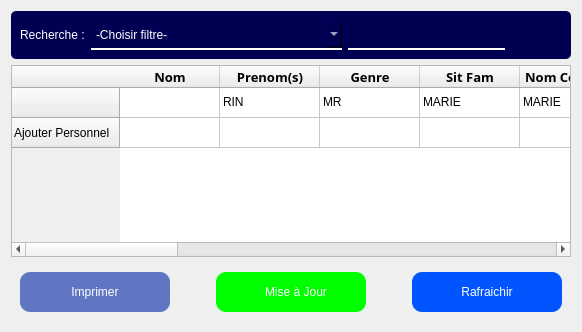
             <widget class="QWidget" name="p1_fichierPersonnel">
              <layout class="QVBoxLayout" name="verticalLayout_3">
               <item>
                <widget class="QWidget" name="widget_3" native="true">
                 <property name="styleSheet">
                  <string notr="true">background:rgb(0, 0, 83);
color:white;
font: 75 12pt &quot;Rockwell&quot;;
border-radius:5px</string>
                 </property>
                 <layout class="QHBoxLayout" name="horizontalLayout_14">
                  <item>
                   <widget class="QLabel" name="label_11">
                    <property name="text">
                     <string>Recherche :</string>
                    </property>
                   </widget>
                  </item>
                  <item>
                   <widget class="QComboBox" name="comboBox_6">
                    <property name="minimumSize">
                     <size>
                      <width>251</width>
                      <height>0</height>
                     </size>
                    </property>
                    <property name="styleSheet">
                     <string notr="true">border-bottom:2px solid white;
border-radius: 0px;
height:28px</string>
                    </property>
                    <item>
                     <property name="text">
                      <string>-Choisir filtre-</string>
                     </property>
                    </item>
                    <item>
                     <property name="text">
                      <string>Nom</string>
                     </property>
                    </item>
                    <item>
                     <property name="text">
                      <string>Département</string>
                     </property>
                    </item>
                    <item>
                     <property name="text">
                      <string>Fonction</string>
                     </property>
                    </item>
                    <item>
                     <property name="text">
                      <string>Année d'embauche</string>
                     </property>
                    </item>
                    <item>
                     <property name="text">
                      <string/>
                     </property>
                    </item>
                   </widget>
                  </item>
                  <item>
                   <widget class="QLineEdit" name="lineEdit">
                    <property name="styleSheet">
                     <string notr="true">border-bottom:2px solid white;
border-radius: 0px;
height:28px</string>
                    </property>
                   </widget>
                  </item>
                  <item>
                   <widget class="QPushButton" name="pushButton_3">
                    <property name="minimumSize">
                     <size>
                      <width>51</width>
                      <height>28</height>
                     </size>
                    </property>
                    <property name="maximumSize">
                     <size>
                      <width>51</width>
                      <height>28</height>
                     </size>
                    </property>
                    <property name="styleSheet">
                     <string notr="true">height:28px;

width:150px;
border-radius:10px</string>
                    </property>
                    <property name="text">
                     <string/>
                    </property>
                    <property name="icon">
                     <iconset>
                      <normaloff>Images/Gestion du personnel/321.ico</normaloff>Images/Gestion du personnel/321.ico</iconset>
                    </property>
                    <property name="iconSize">
                     <size>
                      <width>32</width>
                      <height>32</height>
                     </size>
                    </property>
                   </widget>
                  </item>
                 </layout>
                </widget>
               </item>
               <item>
                <widget class="QTableWidget" name="tableWidget">
                 <row>
                  <property name="text">
                   <string/>
                  </property>
                 </row>
                 <row>
                  <property name="text">
                   <string>Ajouter Personnel</string>
                  </property>
                 </row>
                 <column>
                  <property name="text">
                   <string>Nom</string>
                  </property>
                  <property name="font">
                   <font>
                    <family>Rockwell</family>
                    <pointsize>10</pointsize>
                    <weight>75</weight>
                    <bold>true</bold>
                   </font>
                  </property>
                 </column>
                 <column>
                  <property name="text">
                   <string>Prenom(s)</string>
                  </property>
                  <property name="font">
                   <font>
                    <family>Rockwell</family>
                    <pointsize>10</pointsize>
                    <weight>75</weight>
                    <bold>true</bold>
                   </font>
                  </property>
                 </column>
                 <column>
                  <property name="text">
                   <string>Genre</string>
                  </property>
                  <property name="font">
                   <font>
                    <family>Rockwell</family>
                    <pointsize>10</pointsize>
                    <weight>75</weight>
                    <bold>true</bold>
                   </font>
                  </property>
                 </column>
                 <column>
                  <property name="text">
                   <string>Sit Fam</string>
                  </property>
                  <property name="font">
                   <font>
                    <family>Rockwell</family>
                    <pointsize>10</pointsize>
                    <weight>75</weight>
                    <bold>true</bold>
                   </font>
                  </property>
                 </column>
                 <column>
                  <property name="text">
                   <string>Nom Conjoint</string>
                  </property>
                  <property name="font">
                   <font>
                    <family>Rockwell</family>
                    <pointsize>10</pointsize>
                    <weight>75</weight>
                    <bold>true</bold>
                   </font>
                  </property>
                 </column>
                 <column>
                  <property name="text">
                   <string>Nbr Enf</string>
                  </property>
                  <property name="font">
                   <font>
                    <family>Rockwell</family>
                    <pointsize>10</pointsize>
                    <weight>75</weight>
                    <bold>true</bold>
                   </font>
                  </property>
                 </column>
                 <column>
                  <property name="text">
                   <string>CIN</string>
                  </property>
                  <property name="font">
                   <font>
                    <family>Rockwell</family>
                    <pointsize>10</pointsize>
                    <weight>75</weight>
                    <bold>true</bold>
                   </font>
                  </property>
                 </column>
                 <column>
                  <property name="text">
                   <string>Date de naissance</string>
                  </property>
                  <property name="font">
                   <font>
                    <family>Rockwell</family>
                    <pointsize>10</pointsize>
                    <weight>75</weight>
                    <bold>true</bold>
                   </font>
                  </property>
                 </column>
                 <column>
                  <property name="text">
                   <string>Date d'embauche</string>
                  </property>
                  <property name="font">
                   <font>
                    <family>Rockwell</family>
                    <pointsize>10</pointsize>
                    <weight>75</weight>
                    <bold>true</bold>
                   </font>
                  </property>
                 </column>
                 <column>
                  <property name="text">
                   <string>Salaire de Base</string>
                  </property>
                  <property name="font">
                   <font>
                    <family>Rockwell</family>
                    <pointsize>10</pointsize>
                    <weight>75</weight>
                    <bold>true</bold>
                   </font>
                  </property>
                 </column>
                 <column>
                  <property name="text">
                   <string>Département</string>
                  </property>
                  <property name="font">
                   <font>
                    <family>Rockwell</family>
                    <pointsize>10</pointsize>
                    <weight>75</weight>
                    <bold>true</bold>
                   </font>
                  </property>
                 </column>
                 <column>
                  <property name="text">
                   <string>Fonction</string>
                  </property>
                  <property name="font">
                   <font>
                    <family>Rockwell</family>
                    <pointsize>10</pointsize>
                    <weight>75</weight>
                    <bold>true</bold>
                   </font>
                  </property>
                 </column>
                 <column>
                  <property name="text">
                   <string>CNAPS</string>
                  </property>
                  <property name="font">
                   <font>
                    <family>Rockwell</family>
                    <pointsize>10</pointsize>
                    <weight>75</weight>
                    <bold>true</bold>
                   </font>
                  </property>
                 </column>
                 <column>
                  <property name="text">
                   <string>OSTIE</string>
                  </property>
                  <property name="font">
                   <font>
                    <family>Rockwell</family>
                    <pointsize>10</pointsize>
                    <weight>75</weight>
                    <bold>true</bold>
                   </font>
                  </property>
                 </column>
                 <item row="0" column="1">
                  <property name="text">
                   <string>RIN</string>
                  </property>
                 </item>
                 <item row="0" column="2">
                  <property name="text">
                   <string>MR</string>
                  </property>
                 </item>
                 <item row="0" column="3">
                  <property name="text">
                   <string>MARIE</string>
                  </property>
                 </item>
                 <item row="0" column="4">
                  <property name="text">
                   <string>MARIE</string>
                  </property>
                 </item>
                 <item row="0" column="5">
                  <property name="text">
                   <string>3</string>
                  </property>
                 </item>
                 <item row="0" column="6">
                  <property name="text">
                   <string>1</string>
                  </property>
                 </item>
                 <item row="0" column="7">
                  <property name="text">
                   <string>25</string>
                  </property>
                 </item>
                 <item row="0" column="8">
                  <property name="text">
                   <string>26</string>
                  </property>
                 </item>
                 <item row="0" column="9">
                  <property name="text">
                   <string>9</string>
                  </property>
                 </item>
                 <item row="0" column="11">
                  <property name="text">
                   <string>DIR</string>
                  </property>
                 </item>
                 <item row="0" column="12">
                  <property name="text">
                   <string>OK</string>
                  </property>
                 </item>
                 <item row="0" column="13">
                  <property name="text">
                   <string>OK</string>
                  </property>
                 </item>
                </widget>
               </item>
               <item>
                <widget class="QWidget" name="widget_6" native="true">
                 <layout class="QHBoxLayout" name="horizontalLayout_3">
                  <item>
                   <widget class="QPushButton" name="imprimer_personnel">
                    <property name="styleSheet">
                     <string notr="true">height:40px;
background:rgb(97, 118, 194);
width:150px;
border-radius:10px;
color:white;
font: 75 12pt &quot;Rockwell&quot;;</string>
                    </property>
                    <property name="text">
                     <string>Imprimer</string>
                    </property>
                    <property name="icon">
                     <iconset>
                      <normaloff>Images/Gestion du personnel/VST13133.png</normaloff>Images/Gestion du personnel/VST13133.png</iconset>
                    </property>
                    <property name="iconSize">
                     <size>
                      <width>32</width>
                      <height>32</height>
                     </size>
                    </property>
                   </widget>
                  </item>
                  <item>
                   <spacer name="horizontalSpacer_20">
                    <property name="orientation">
                     <enum>Qt::Horizontal</enum>
                    </property>
                    <property name="sizeHint" stdset="0">
                     <size>
                      <width>40</width>
                      <height>20</height>
                     </size>
                    </property>
                   </spacer>
                  </item>
                  <item>
                   <widget class="QPushButton" name="maj_personnel">
                    <property name="styleSheet">
                     <string notr="true">height:40px;
background:rgb(0, 255, 0);
width:150px;
border-radius:10px;
color:white;
font: 75 12pt &quot;Rockwell&quot;;</string>
                    </property>
                    <property name="text">
                     <string>   Mise à Jour</string>
                    </property>
                    <property name="icon">
                     <iconset>
                      <normaloff>Images/Gestion du personnel/VST15220r.png</normaloff>Images/Gestion du personnel/VST15220r.png</iconset>
                    </property>
                    <property name="iconSize">
                     <size>
                      <width>32</width>
                      <height>32</height>
                     </size>
                    </property>
                   </widget>
                  </item>
                  <item>
                   <spacer name="horizontalSpacer_17">
                    <property name="orientation">
                     <enum>Qt::Horizontal</enum>
                    </property>
                    <property name="sizeHint" stdset="0">
                     <size>
                      <width>40</width>
                      <height>20</height>
                     </size>
                    </property>
                   </spacer>
                  </item>
                  <item>
                   <widget class="QPushButton" name="rafraichir_personnel">
                    <property name="styleSheet">
                     <string notr="true">height:40px;
background:rgb(0, 85, 255);
width:150px;
border-radius:10px;
color:white;
font: 75 12pt &quot;Rockwell&quot;;</string>
                    </property>
                    <property name="text">
                     <string>Rafraichir</string>
                    </property>
                   </widget>
                  </item>
                 </layout>
                </widget>
               </item>
              </layout>
             </widget>
